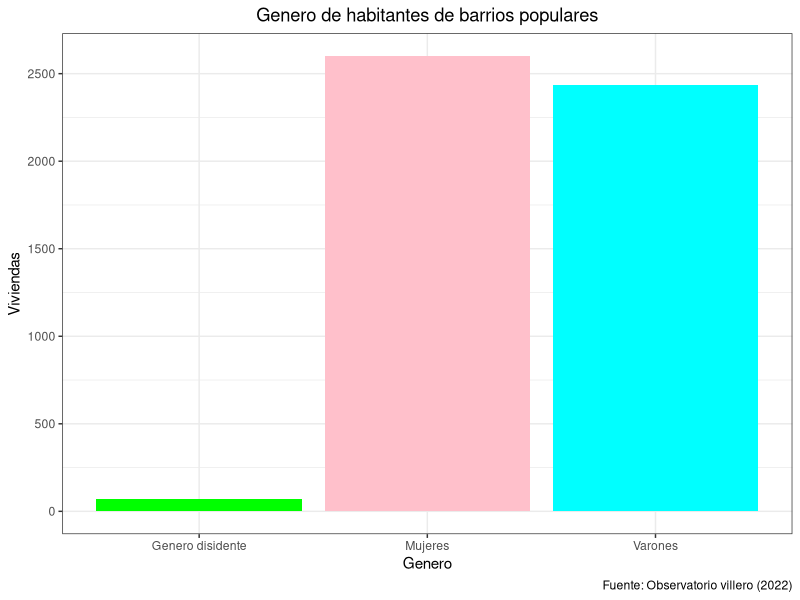

Write R code to recreate this figure.
install.packages("tidyverse")

library(readxl)
library(ggplot2)

# Leo el xlsx
df = read_excel("Datos_LP.xlsx", sheet = "FILTRO");

varones = sum(df$Varones)
mujeres = sum(df$Mujeres)
genero_disidente = sum(df$Disidente)

data = data.frame(
  valor = c(varones, mujeres, genero_disidente),
  genero = c("Varones", "Mujeres", "Genero disidente")
)

ggplot(data, aes(x=genero, y=valor, fill=genero)) +
  geom_bar(stat="identity") +
  scale_fill_manual(values = c("green", "pink", "cyan") ) +
  scale_y_continuous(name="Viviendas", breaks=seq(0,3000,500)) +
  xlab("Genero") +
  labs(title = "Genero de habitantes de barrios populares",
       caption = "Fuente: Observatorio villero (2022)") +
  theme_bw() +
  theme(plot.title = element_text(hjust = 0.5), legend.position="none")

